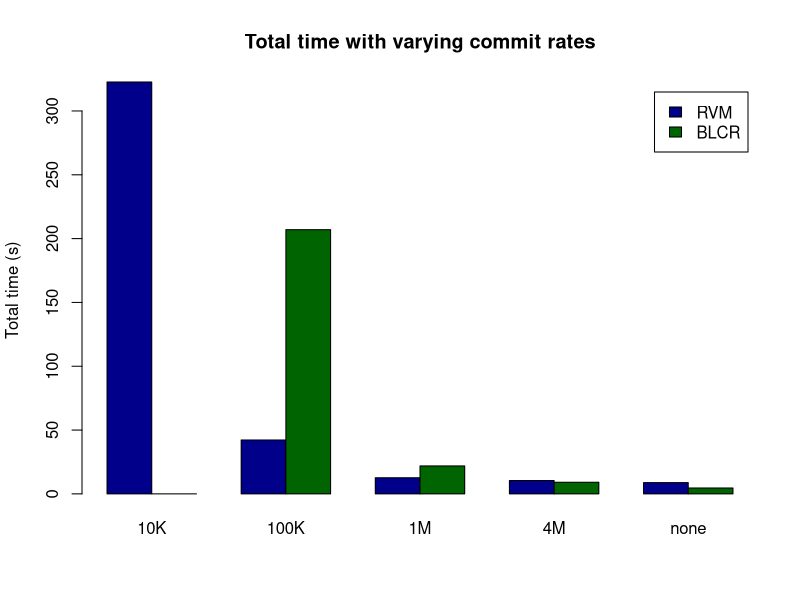

The R source for this figure:
pdf("genome_total_time_commit.pdf")

data <- matrix(c( 322.7,0,42.25,207,12.67,21.9,10.45,9.13,8.83,4.625),ncol=5, nrow=2)

barplot(data, main="Total time with varying commit rates",
        ylab="Total time (s)", xlab="", col=c("darkblue","darkgreen"), 
        beside=TRUE,
        names.arg=c("10K", "100K", "1M", "4M", "none"), 
        legend=c("RVM", "BLCR"))
